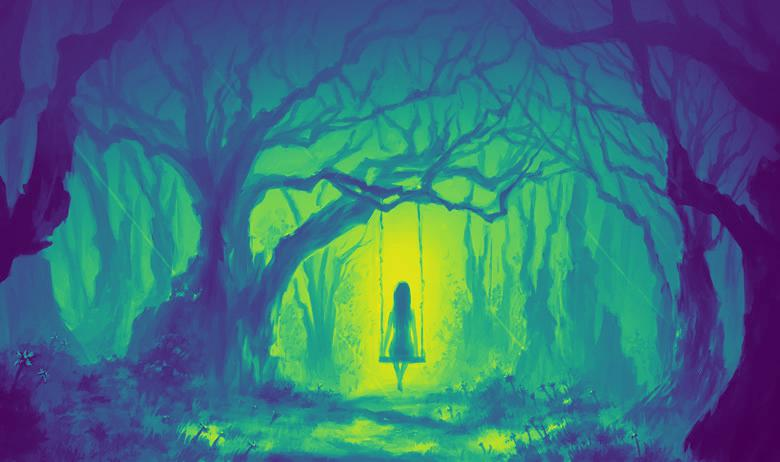
#> input picture skimage_transforms/grayimage.jpeg, 780 x 462 px
$ jupyter execute filtering.ipynb   (older library calls are emulated)
#> lines starting #> are read from the running program, lines starting #| are printed output that depends on the picture
# filtering --- neighbourhood operation --- sobel filter for edge detection
smoothing,edge detection,enhancing,sharpening

[cell 1]
import matplotlib.pyplot as plt
import numpy as np
import pandas as pd
from skimage.filters import sobel
import cv2

[cell 2]
gray_imag = cv2.imread("grayimage.jpeg",0)
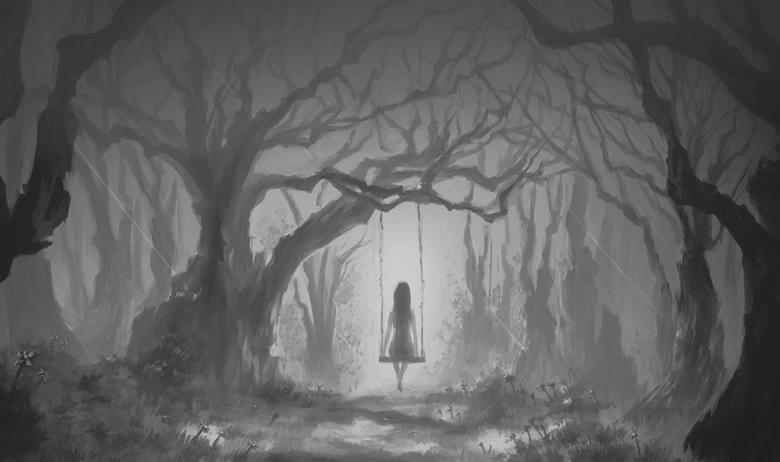
#> gray_imag: shape (462, 780); min 27, max 213, mean 98.3
gray_imag.shape
#> Out = (462, 780)

[cell 3]
edge_sobel = sobel(gray_imag)
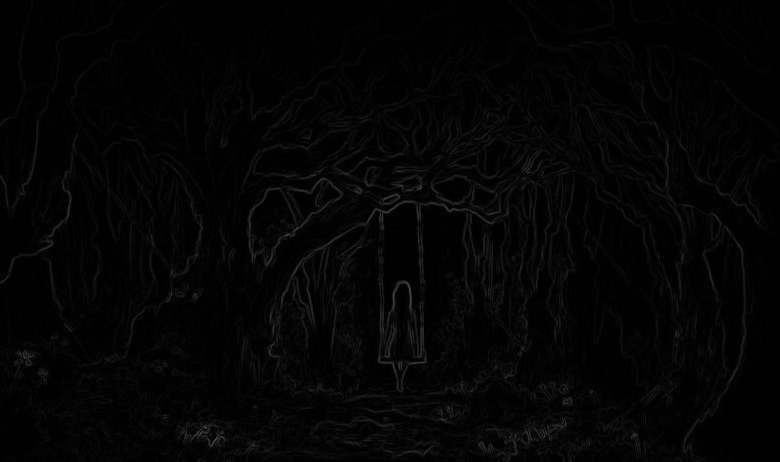
#> edge_sobel: shape (462, 780) float64; min 0, max 0.312, mean 0.0172
plt.imshow(edge_sobel)
plt.title("plot showing the edges using sobel filter ")
plt.show()

#gaussian filter for blurring

from skimage.data import retina
image = guassian(retina,multichannel=True)
plt.imshow(image)
plt.show()

# contrast stretching
low contrast image have their histogram (distribution of intensity values) in mid values and small range
so we do contrast stretching or histogram equalizer

[cell 4]
plt.hist(gray_imag)
plt.show()
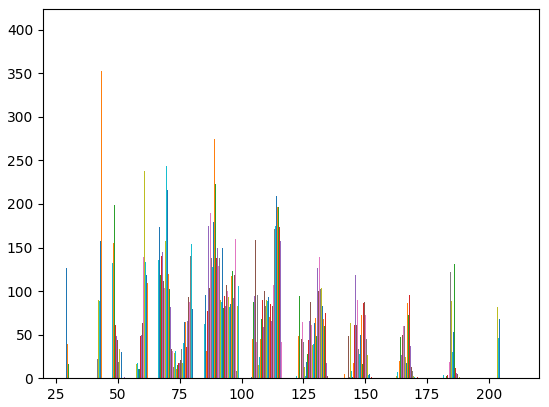
#> figure drawn by matplotlib, 1 panel; tallest bar 182 high, from x = 28.86 to 28.88; tallest bar 177 high, from x = 28.88 to 28.9; tallest bar 171 high, from x = 28.9 to 28.92

[cell 5]
from skimage import exposure
equalised_img = exposure.equalize_hist(gray_imag)
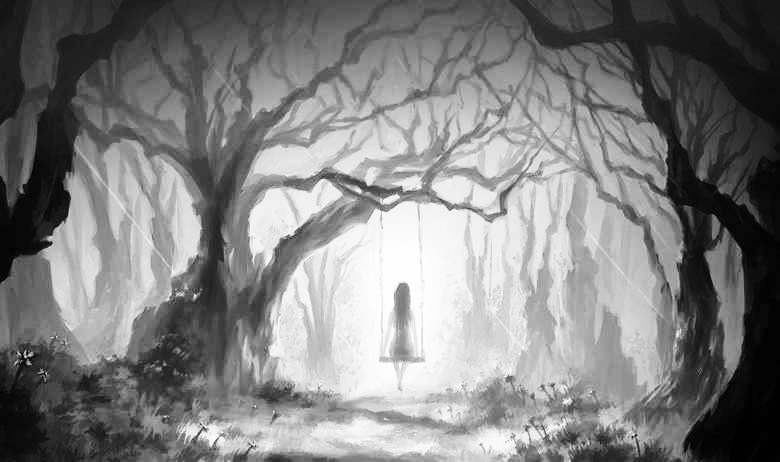
#> equalised_img: shape (462, 780) float64; min 1.11e-05, max 1, mean 0.504
plt.imshow(equalised_img,cmap='gray')

[cell 6]
gray_imag1 = cv2.imread("lungs.jfif",0)
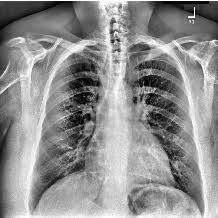
#> input picture skimage_transforms/lungs.jfif, 218 x 218 px
#> gray_imag1 is the input picture: shape (218, 218); min 0, max 255, mean 143.5
plt.imshow(gray_imag1,cmap='gray')
plt.show()
equalised_img = exposure.equalize_hist(gray_imag1)
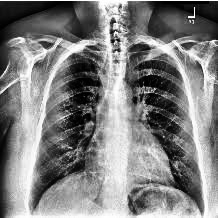
#> equalised_img: shape (218, 218) float64; min 0.00135, max 1, mean 0.502
plt.imshow(equalised_img,cmap='gray')
plt.show()

# tranformation
compressing,resizing,optimising,rotation...

[cell 7]
from skimage.transform import rotate

[cell 8]
rotated_imag = rotate(gray_imag,90)
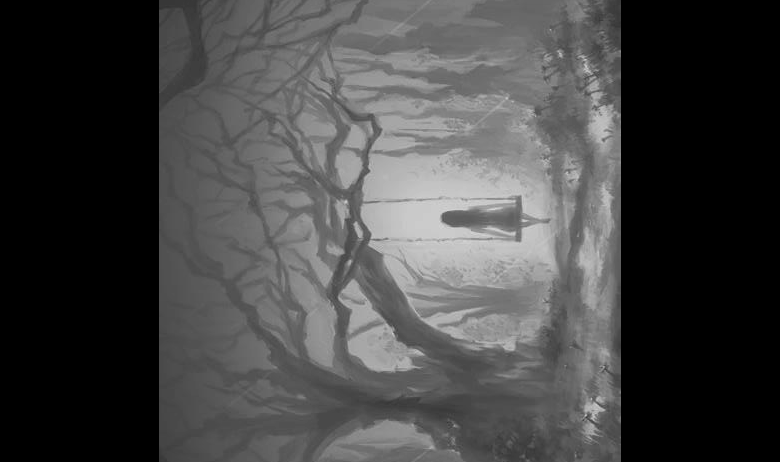
#> rotated_imag: shape (462, 780) float64; min 0, max 0.835, mean 0.266
plt.imshow(rotated_imag,cmap='gray')

[cell 9]
from skimage.transform import rescale
#rescaling the image to 4 times smaller
rescaled_img = rescale(gray_imag1,1/4,anti_aliasing=True,multichannel=False)
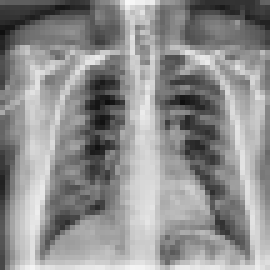
#> rescaled_img: shape (54, 54) float64 (shown 5 times larger); min 0.0599, max 0.973, mean 0.561

#when aliasing is true the downscaled image is smoothed by a filter for better visualisation
#multichannel is made true to indicate a colored image

plt.imshow(rescaled_img,cmap='gray')
plt.show()

[cell 10]
from skimage.transform import resize
#resize to a fixed number i.e height and width without any proportion
height = 300
width = 500
resized_img = resize(gray_imag,(height,width),anti_aliasing=True)
plt.imshow(resized_img)
plt.show()
